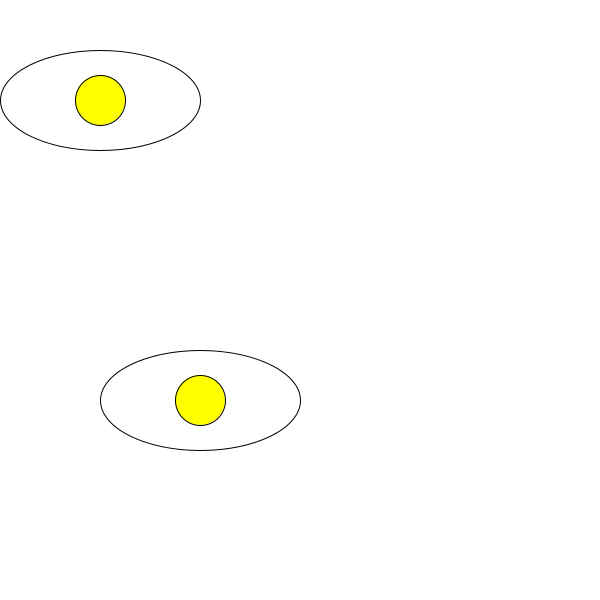
Frame 1 (no input)
Frame 60 (the mouse pressed at the canvas centre just before this capture): identical to frame 1, image omitted
Frame 120 (the mouse held since frame 60 and released just before this capture): identical to frame 1, image omitted

The Processing sketch that drew this single still picture (run headless with seeded random() and noise(); from frame 60 on, the mouse is pressed at the canvas centre):

// Processing sketch: prog
// ── prog.pde


SPIEGELEI ei1;
SPIEGELEI ei2;

void setup(){
  background(#FFFFFF);
  size(600,600);
  ei1= new SPIEGELEI();
  ei2= new SPIEGELEI();
  ei2.SetzeKoordinaten(200,400);
}
void draw(){
  background(#FFFFFF);
  ei1.Zeichne();
  ei2.Zeichne();
}

// ── ELIPSE.pde
// Andreas Fink 2019
class ELIPSE
{

  private int x;
  private int y;
  private int radiusx;
  private int radiusy;
  private boolean fill;
  private float fillr;
  private float fillg;
  private float fillb;
  private boolean stroke;
  private int strokew;
  private float stroker;
  private float strokeg;
  private float strokeb;

  ELIPSE()    // Konstruktor für eine Ellipse
  {
    x = 100;
    y = 200;
    radiusx = 50;
    radiusy = 40;
    fill = true;
    fillr = 0;
    fillg = 255;
    fillb = 0;
    stroke = true;
    strokew = 1;
    stroker = 0;
    strokeg = 0;
    strokeb = 0;
  }
  ELIPSE(int xneu, int yneu, int radiusneu) //Konstruktor mit 3 Variablen -> Kreis
  {
    x = xneu;
    y = yneu;
    radiusx = radiusneu;
    radiusy = radiusneu;
    fill = true;
    fillr = 0;
    fillg = 255;
    fillb = 0;
    stroke = true;
    strokew = 1;
    stroker = 0;
    strokeg = 0;
    strokeb = 0;
  }
  ELIPSE(int xneu, int yneu, int radiusxneu, int radiusyneu)  //Konstruktor mit 4 Variablen -> Ellipse
  {
    x = xneu;
    y = yneu;
    radiusx = radiusxneu;
    radiusy = radiusyneu;
    fill = true;
    fillr = 0;
    fillg = 255;
    fillb = 0;
    stroke = true;
    strokew = 1;
    stroker = 0;
    strokeg = 0;
    strokeb = 0;
  }
  int GibX() {
    return x;
  }
  int GibY() {
    return y;
  }
  int GibRadiusX() {
    return radiusx;
  }
  int GibRadiusY() {
    return radiusy;
  }
  boolean GibFill() {
    return fill;
  }
  float GibFillR() {
    return fillr;
  }
  float GibFillG() {
    return fillg;
  }
  float GibFillB() {
    return fillb;
  }
  boolean GibStroke() {
    return stroke;
  }
  int GibStrokeW() {
    return strokew;
  }
  float GibStrokeR() {
    return stroker;
  }
  float GibStrokeG() {
    return strokeg;
  }
  float GibStrokeB() {
    return strokeb;
  }
  void SetzeX(int xneu)
  {
    x = xneu;
  }
  void SetzeY(int yneu)
  {
    y = yneu;
  }
  void SetzeRadiusX(int radiusxneu)
  {
    radiusx = radiusxneu;
  }
  void SetzeRadiusY(int radiusyneu)
  {
    radiusy = radiusyneu;
  }
  void SetzeFill(boolean fillneu) {
    fill = fillneu;
  }
  void SetzeFillR(float rneu)
  {
    fillr = rneu;
  }
  void SetzeFillG(float gneu)
  {
    fillg = gneu;
  }
  void SetzeFillB(float bneu)
  {
    fillb = bneu;
  }
  void SetzeStroke(boolean strokeneu) 
  {
    stroke = strokeneu;
  }
  void SetzeStrokeW(int strokewneu)
  {
    strokew = strokewneu;
  }
  void SetzeStrokeR(float rneu)
  {
    stroker = rneu;
  }
  void SetzeStrokeG(float gneu)
  {
    strokeg = gneu;
  }
  void SetzeStrokeB(float bneu)
  {
    strokeb = bneu;
  }
  void SetzeKoordinaten(int xneu, int yneu)
  {
    x = xneu;
    y = yneu;
  }
  void SetzeRadius(int radiusneu) {
    radiusx = radiusneu;
    radiusy = radiusneu;
  }
  void SetzeRadien(int radiusxneu, int radiusyneu) {
    radiusx = radiusxneu;
    radiusy = radiusyneu;
  }
  void SetzeFillFarbe(float rneu, float gneu, float bneu)
  {
    fillr = rneu;
    fillg = gneu;
    fillb = bneu;
  }
  void SetzeStrokeFarbe(float rneu, float gneu, float bneu)
  {
    stroker = rneu;
    strokeg = gneu;
    strokeb = bneu;
  }

  void Zeichne()
  {
    if (stroke == true) {
      stroke(stroker, strokeg, strokeb);
    } else {
      noStroke();
    };
    strokeWeight(strokew);
    if (fill == true) {
      fill(fillr, fillg, fillb);
    } else {
      noFill();
    };
    ellipse(x, y,radiusx*2,radiusy*2);
  }
}

// ── SPIEGELEI.pde
class SPIEGELEI
{

  private int x;
  private int y;
  private int groesse;
  private ELIPSE eiklar;
  private ELIPSE eigelb;

  SPIEGELEI()
  {
    x = 100;
    y = 100;
    groesse = 100;
    eiklar = new ELIPSE(x, y, groesse, round(groesse/2));
    eiklar.SetzeFillFarbe(255, 255, 255);
    eigelb = new ELIPSE(x, y, round(groesse/4));
    eigelb.SetzeFillFarbe(255, 255, 0);
  }

  SPIEGELEI(int xneu, int yneu)
  {
    x = xneu;
    y = yneu;
    groesse = 100;
    eiklar = new ELIPSE(x, y, groesse, round(groesse/2));
    eiklar.SetzeFillFarbe(255, 255, 255);
    eigelb = new ELIPSE(x, y, round(groesse/4));
    eigelb.SetzeFillFarbe(255, 255, 0);
  }

  SPIEGELEI(int xneu, int yneu, int groesseneu)
  {
    x = xneu;
    y = yneu;
    groesse = groesseneu;
    eiklar = new ELIPSE(x, y, groesse, round(groesse/2));
    eiklar.SetzeFillFarbe(255, 255, 255);
    eigelb = new ELIPSE(x, y, round(groesse/4));
    eigelb.SetzeFillFarbe(255, 255, 0);
  }

  int GibX() {
    return x;
  }

  int GibY() {
    return y;
  }

  int GibGroesse() {
    return groesse;
  }
  void SetzeX(int xneu)
  {
    x = xneu;
        eiklar.SetzeKoordinaten(x,y);
    eigelb.SetzeKoordinaten(x,y);
  }
  void SetzeY(int yneu)
  {
    y = yneu;
        eiklar.SetzeKoordinaten(x,y);
    eigelb.SetzeKoordinaten(x,y);
  }

  void SetzeGroesse(int groesseneu)
  {
    groesse= groesseneu;
  }
  void SetzeKoordinaten(int xneu, int yneu)
  {
    x = xneu;
    y = yneu;
    eiklar.SetzeKoordinaten(x,y);
    eigelb.SetzeKoordinaten(x,y);
  }


  void Zeichne()
  {
    eiklar.Zeichne();
    eigelb.Zeichne();
  }
}
